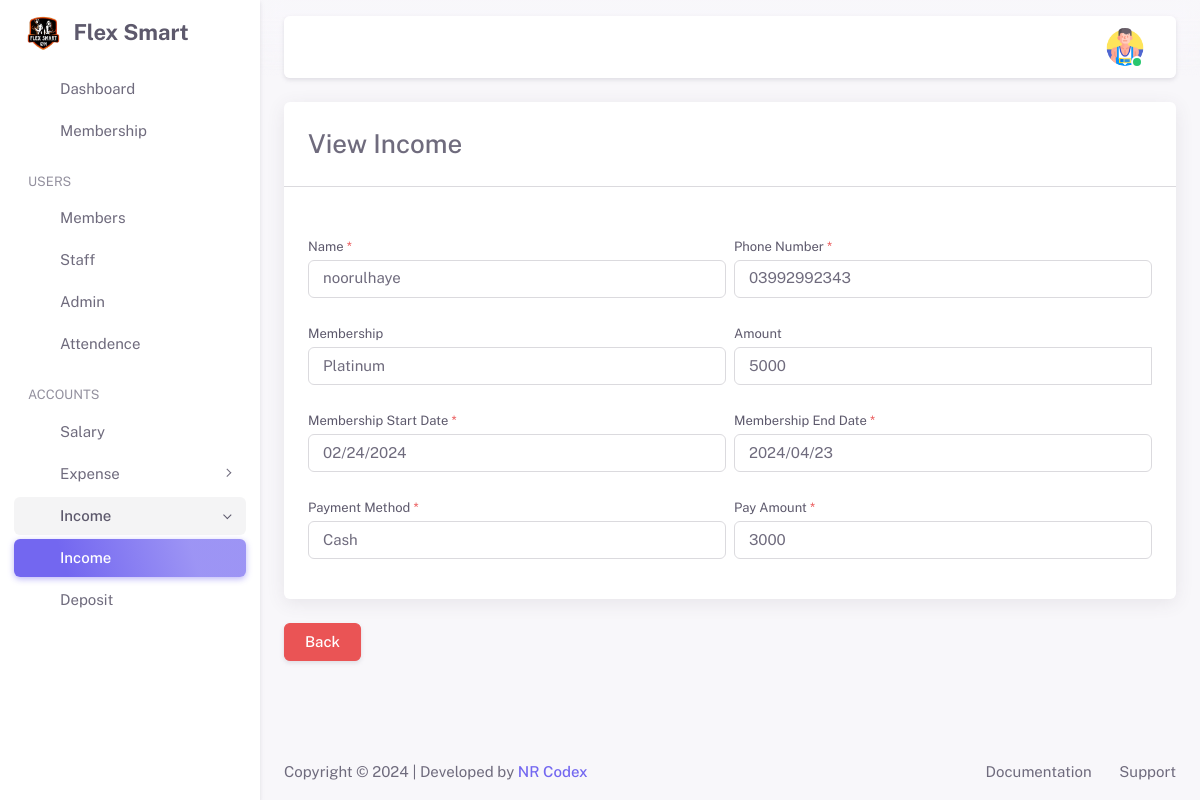
/admin/income-view.php?income_view_id=24 (signed in), run on the app's committed database.
### tables this page shows
CREATE TABLE `users_detail` (
  `users_detail_id` int(11) NOT NULL,
  `registration_num` int(11) DEFAULT NULL,
  `full_name` varchar(100) DEFAULT NULL,
  `Phone` varchar(50) DEFAULT NULL,
  `address` varchar(100) DEFAULT NULL,
  `gender` varchar(50) DEFAULT NULL,
  `age` int(11) DEFAULT NULL,
  `city` varchar(50) DEFAULT NULL,
  `country` varchar(50) DEFAULT NULL,
  `image` varchar(255) DEFAULT NULL,
  `membership_id` int(11) DEFAULT NULL,
  `admission_fees` varchar(50) DEFAULT NULL,
  `monthly_fees` varchar(50) DEFAULT NULL,
  `salary` varchar(100) DEFAULT NULL,
  `joining_date` varchar(50) DEFAULT NULL,
  `end_date` varchar(50) DEFAULT NULL,
  `start_timing` varchar(100) DEFAULT NULL,
  `end_timing` varchar(100) DEFAULT NULL,
  `login_time` datetime DEFAULT NULL,
  `logout_time` datetime DEFAULT NULL,
  `created_by` varchar(100) DEFAULT NULL,
  `created_date` varchar(100) DEFAULT NULL,
  `updated_by` varchar(100) DEFAULT NULL,
  `updated_date` varchar(100) DEFAULT NULL
);

CREATE TABLE `users` (
  `user_id` int(11) NOT NULL,
  `username` varchar(100) DEFAULT NULL,
  `email` varchar(100) DEFAULT NULL,
  `password` varchar(255) DEFAULT NULL,
  `role_id` int(11) DEFAULT NULL,
  `token` varchar(255) DEFAULT NULL,
  `status` varchar(50) DEFAULT NULL,
  `users_detail_id` int(11) DEFAULT NULL,
  `created_by` varchar(100) DEFAULT NULL,
  `created_date` varchar(100) DEFAULT NULL,
  `updated_by` varchar(100) DEFAULT NULL,
  `updated_date` varchar(100) DEFAULT NULL
);

CREATE TABLE `membership` (
  `membership_id` int(11) NOT NULL,
  `membership_name` varchar(100) DEFAULT NULL,
  `membership_amount` varchar(100) DEFAULT NULL,
  `validation_days` int(11) DEFAULT NULL,
  `created_by` varchar(100) DEFAULT NULL,
  `created_date` varchar(100) DEFAULT NULL,
  `updated_by` varchar(100) DEFAULT NULL,
  `updated_date` varchar(100) DEFAULT NULL
);

CREATE TABLE `membership_details` (
  `id` int(11) NOT NULL,
  `user_id` int(11) DEFAULT NULL,
  `membership_id` int(11) DEFAULT NULL,
  `membership_start_date` varchar(100) DEFAULT NULL,
  `membership_end_date` varchar(100) DEFAULT NULL,
  `created_by` varchar(100) DEFAULT NULL,
  `created_date` varchar(100) DEFAULT NULL,
  `updated_by` varchar(100) DEFAULT NULL,
  `updated_date` varchar(100) DEFAULT NULL
);

CREATE TABLE `income` (
  `income_id` int(11) NOT NULL,
  `user_id` int(11) DEFAULT NULL,
  `pay_fees` varchar(100) DEFAULT NULL,
  `pay_fees_date` varchar(100) DEFAULT NULL,
  `remaining_fees` varchar(100) DEFAULT NULL,
  `remaining_fees_date` varchar(100) DEFAULT NULL,
  `payment_method` varchar(100) DEFAULT NULL,
  `trx_image` varchar(255) DEFAULT NULL,
  `status` varchar(100) DEFAULT NULL,
  `created_by` varchar(100) DEFAULT NULL,
  `created_date` varchar(100) DEFAULT NULL,
  `updated_by` varchar(100) DEFAULT NULL,
  `updated_date` varchar(100) DEFAULT NULL
);

### admin/income-view.php (the view, shortened to what this page needs)
<?php
include_once('../includes/functions.php');
include_once('./inc/header.php');
include_once('./inc/sidebar.php');
include_once('./inc/navbar.php');
if (isset($_GET['income_view_id'])) {
    $edit_expense_id = mysqli_real_escape_string($conn, $_GET['income_view_id']);
    $sql = "SELECT income_id, users.user_id, users.username, users_detail.Phone,
    membership.membership_id, membership.membership_name, membership.membership_amount,
    income.pay_fees, income.remaining_fees, income.pay_fees_date, income.payment_method,
    membership_details.membership_start_date, membership_details.membership_end_date
    FROM `income`
    LEFT JOIN users ON users.user_id = income.user_id
    LEFT JOIN users_detail ON users_detail.users_detail_id = users.users_detail_id
    LEFT JOIN membership ON membership.membership_id = users_detail.membership_id
    LEFT JOIN membership_details ON membership_details.user_id = users.user_id
    WHERE income_id = '$edit_expense_id'";
    $result = mysqli_query($conn, $sql);
    $check = mysqli_num_rows($result);
    if ($check > 0) {
        $fetch_expense = mysqli_fetch_assoc($result);
?>
        <div class="container-xxl flex-grow-1 container-p-y">
            <div class="row">
                <form action="" method="POST" id="add_income_form" enctype="multipart/form-data">
                    <div class="col-lg-12">
                        <div class="card mb-4">
                            <h3 class="card-header">View Income</h3>
                            <hr class="my-4 mt-0">
                            <div class="card-body">
                                <div class="row g-2">
                                    <div class="col-md-6 col-12 mb-3">
                                        <label for="income_name" class="form-label">Name
                                            <span class="text-danger">*</span>
                                        </label>
                                        <div class="input-group">
                                            <select id="income_name" name="income_id" class="form-control" onchange="amount()">
                                                <option value="<?= $fetch_expense['user_id']; ?>"><?= $fetch_expense['username']; ?></option>
                                            </select>
                                        </div>
                                    </div>
                                    <div class="col-md-6 col-12 mb-3">
                                        <label for="income_phone" class="form-label">Phone Number
                                            <span class="text-danger">*</span>
                                        </label>
                                        <div class="input-group">
                                            <select id="income_phone" class="form-control">
                                                <option value="<?= $fetch_expense['Phone']; ?>"><?= $fetch_expense['Phone']; ?></option>
                                            </select>
                                        </div>
                                    </div>
                                    <div class="col-md-6 col-12 mb-3">
                                        <label for="membership" class="form-label">Membership</label>
                                        <div class="input-group">
                                            <select id="membership" name="membership_id" class="form-control">
                                                <option value="<?= $fetch_expense['membership_id']; ?>"><?= $fetch_expense['membership_name']; ?></option>
                                            </select>
                                        </div>
                                    </div>
                                    <div class="col-md-6 col-12 mb-3">
                                        <label for="country" class="form-label">Amount</label>
                                        <div class="input-group">
                                            <select id="amount" name="total_amount" class="form-control">
                                                <option value="<?= $fetch_expense['membership_amount']; ?>"><?= $fetch_expense['membership_amount']; ?></option>
                                            </select>
                                        </div>
                                    </div>
                                    <div class="col-md-6 col-12 mb-3">
                                        <label for="monthly_date" class="form-label">Membership Start Date
                                            <span class="text-danger">*</span>
                                        </label>
                                        <input type="date" readonly id="monthly_date" name="membership_start_date" class="form-control" placeholder="<?= date('Y-m-d'); ?>" value="<?= $fetch_expense['membership_start_date']; ?>">
                                    </div>
                                    <div class="col-md-6 col-12 mb-3">
                                        <label for="membership_end" class="form-label">Membership End Date
                                            <span class="text-danger">*</span>
                                        </label>
                                        <select id="membership_end" name="membership_end" class="form-control">
                                            <option value="<?= $fetch_expense['membership_end_date']; ?>"><?= $fetch_expense['membership_end_date']; ?></option>
                                        </select>
                                    </div>
                                    <div class="col-md-6 col-12 mb-3">
                                        <label for="payment_method" class="form-label">Payment Method
                                            <span class="text-danger">*</span>
                                        </label>
                                        <div class="input-group">
                                            <select id="payment_method" name="payment_method" class="form-control">
                                                <option value="<?= $fetch_expense['payment_method']; ?>"><?= $fetch_expense['payment_method']; ?></option>
                                            </select>
                                        </div>
                                    </div>
                                    <div class="col-md-6 col-12 mb-3">
                                        <label for="pay_fees" class="form-label">Pay Amount
                                            <span class="text-danger">*</span>
                                        </label>
                                        <input type="text" readonly id="pay_fees" name="pay_fees" placeholder="3000" class="form-control" value="<?= $fetch_expense['pay_fees']; ?>">
                                    </div>
                                </div>
                            </div>
                        </div>
                    </div>
                    <div class="row mt-3">
                        <div class="col-12 btm-group">
                            <a type="button" href="income-details" class="btn btn-danger text-white">Back</a>
                        </div>
                    </div>
                </form>
            </div>
        </div>
<?php
    } else {
        echo '<div id="successAlert" class="alert alert-success alert-dismissible fade show" role="alert">
                    <strong>Warning!</strong> Data not get from database.
                    <button type="button" class="btn-close" data-bs-dismiss="alert" aria-label="Close"></button>
                </div>';
    }
}
?>
<?php
include_once('./inc/footer.php');
?>

### admin/inc/navbar.php (shortened to what this page needs)
<?php
include_once('../includes/config.php');
$user_select = "SELECT users_detail.full_name, users_detail.image, role.name as role
FROM users
INNER JOIN users_detail ON users_detail.users_detail_id = users.users_detail_id
LEFT JOIN role ON role.role_id = users.role_id
WHERE users.user_id = '{$_SESSION['UID']}'
";
$result = mysqli_query($conn, $user_select);
while ($row = mysqli_fetch_assoc($result)) {
?>
    <div class="layout-page">
        <nav class="layout-navbar container-xxl navbar navbar-expand-xl navbar-detached align-items-center bg-navbar-theme" id="layout-navbar">
            <div class="navbar-nav-right d-flex align-items-center" id="navbar-collapse">
                <ul class="navbar-nav flex-row align-items-center ms-auto">
                    <li class="nav-item navbar-dropdown dropdown-user dropdown">
                        <a class="nav-link dropdown-toggle hide-arrow" href="javascript:void(0);" data-bs-toggle="dropdown">
                            <div class="avatar avatar-online">
                                <img src="<?php if (empty($row['image'])) {
                                                echo "../media/images/admin-profile.png";
                                            } else {
                                                echo '../media/images/' . $row['image'];
                                            } ?>" alt class="h-auto rounded-circle">
                            </div>
                        </a>
                    </li>
                </ul>
            </div>
        </nav>
    <?php
}
    ?>
    <div class="content-wrapper">

### assets/css/demo.css (style rules this page uses)
.layout-navbar-fixed .layout-wrapper:not(.layout-without-menu) .layout-page { padding-top: 64px !important; }
.layout-navbar-fixed .layout-wrapper:not(.layout-horizontal):not(.layout-without-menu) .layout-page { padding-top: 78px !important; }

### data on the page
users_detail: image (picture)
users: income_id "noorulhaye"
users_detail: Phone "03992992343"
membership: membership_id "Platinum", total_amount "5000"
membership_details: membership_start_date "02/24/2024", membership_end "2024/04/23"
income: payment_method "Cash", pay_fees "3000"
